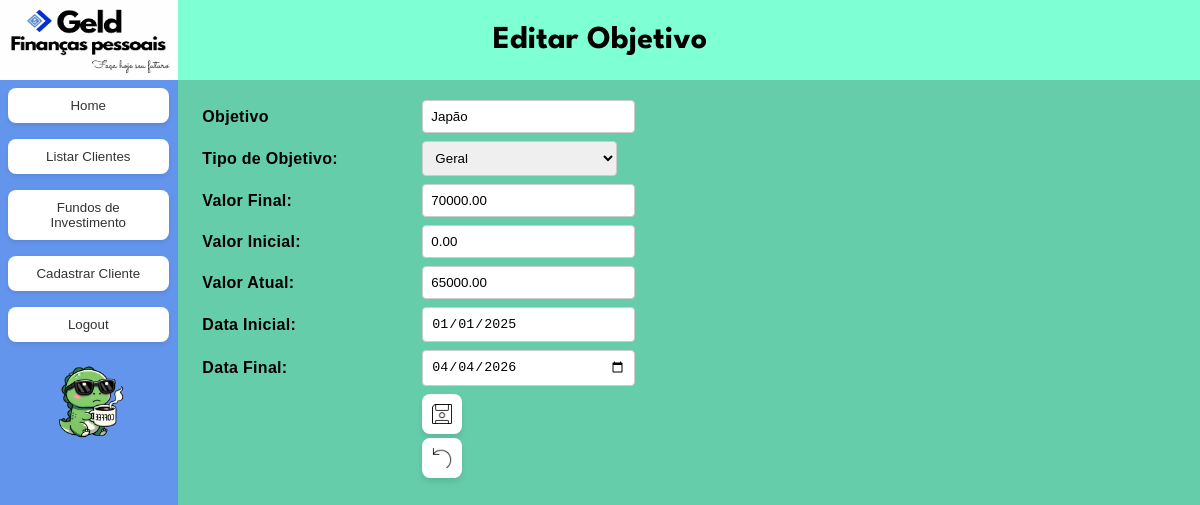
Screenshot of /objetivo/1/edit (signed in) with the database file from the repository.
### app/models/geld_models.py (models this page shows, shortened)
class Objetivo(Base):
    __tablename__ = 'objetivos'
    id = Column(Integer, primary_key = True)
    cliente_id = Column(Integer, ForeignKey('clientes.id'), nullable = False)
    nome_objetivo = Column(String, nullable =False)
    tipo_objetivo = Column(Enum(TipoObjetivoEnum), nullable=False, default=TipoObjetivoEnum.geral)
    valor_final = Column(Numeric(15,2), nullable = False)
    valor_real = Column(Numeric(15,2), nullable = False)
    valor_inicial = Column(Numeric(15,2), nullable = False)
    data_inicial = Column(DateTime, nullable = False)
    data_final = Column(DateTime, nullable = False)
    cliente = relationship("Cliente", back_populates = "objetivos")

### app/routes/objetivo.py (the view, shortened to what this page needs)
@objetivo_bp.route('/objetivo/<int:objetivo_id>/edit', methods=['GET', 'POST'])
@login_required
def edit_objetivo(objetivo_id):
    try:
        db = create_session()
        global_service = GlobalServices(db)
        if request.method == 'GET':
            objetivo = global_service.get_by_id(Objetivo, objetivo_id)
            print(f"Objetivo encontrado: {objetivo.id}")
            if not objetivo:
                flash('Objetivo não encontrado.')
                return redirect(url_for('objetivo.listar_objetivos'))
            cliente = global_service.get_by_id(Cliente, objetivo.cliente_id)
            print(f"Cliente encontrado: {cliente.nome}")
            return render_template('objetivo/edit_objetivo.html', objetivo=objetivo,  cliente=cliente)
    finally:
        db.close()

### app/models/geld_models.py (called while the page is built)
def create_session():
    engine = create_engine(DATABASE_URL)
    Session = sessionmaker(bind = engine)
    return Session()

### app/services/global_services.py (called while the page is built)
def login_required(f):
    @wraps(f)
    def decorated_function(*args, **kwargs):
        if 'logged_in' not in session:
            return redirect(url_for('auth.login'))
        return f(*args, **kwargs)
    return decorated_function

    def get_by_id(self, model_class: Type[class_set], instance_id: int)-> Optional[class_set]:
        try:
            return self.db.query(model_class).filter(model_class.id == instance_id).first()
        except Exception as e:
            raise e

### app/templates/objetivo/edit_objetivo.html (shortened to what this page needs)
{% extends "base.html" %}
{% block header %}Editar Objetivo{% endblock %}
{% block content %}
<div class="center">
    <form method="POST" action="{{ url_for('objetivo.edit_objetivo', objetivo_id=objetivo.id) }}">
        <div class="label">
            <label for="nome_objetivo">Objetivo</label>
            <input type="text" id="nome_objetivo" name="nome_objetivo" value="{{ objetivo.nome_objetivo }}" required>
        </div>
        <div class="label">
            <label for="tipo_objetivo">Tipo de Objetivo:</label>
            <select id="tipo_objetivo" name="tipo_objetivo" required>
                <option value="geral" {% if objetivo.tipo_objetivo.value == 'geral' %}selected{% endif %}>Geral</option>
            </select>
        </div>
        <div class="label">
            <label for="valor_final">Valor Final:</label>
            <input type="number" step="0.01" id="valor_final" name="valor_final" value="{{ objetivo.valor_final }}" required>
        </div>
        <div class="label">
            <label for="valor_inicial">Valor Inicial:</label>
            <input type="number" step="0.01" id="valor_inicial" name="valor_inicial" value="{{ objetivo.valor_inicial }}" readonly>
        </div>
        <div class="label">
            <label for="valor_real">Valor Atual:</label>
            <input type="number" step="0.01" id="valor_real" name="valor_real" value="{{ objetivo.valor_real }}" required>
        </div>
        <div class="label">
            <label for="data_inicial">Data Inicial: </label>
            <input type="date" id="data_inicial" name="data_inicial" value="{{ objetivo.data_inicial.strftime('%Y-%m-%d') }}" readonly>
        </div>
        <div class="label">
            <label for="data_final">Data Final: </label>
            <input type="date" id="data_final" name="data_final" value="{{ objetivo.data_final.strftime('%Y-%m-%d') }}" required>
        </div>
        <div class="label" style="margin-top: 20px;">
            <label></label>
            <div>
                <button type="submit" class="smlBtn"><img src="{{ url_for('static', filename='icons/save.png') }}" class="sml-btn-icon"></button>
                <button type="button" class="smlBtn" onclick="window.location.href=`{{ url_for('objetivo.listar_objetivos', cliente_id=cliente.id) }}`">
                <img src="{{ url_for('static', filename='icons/back.png') }}" class="sml-btn-icon"></button>
            </div>
    </form>
</div>
{% endblock %}

### app/static/styles.css (style rules this page uses)
.center { background-color: mediumaquamarine; position: fixed; padding-left: 2%; padding-top: 1%; top: 10%; left: calc(10vh * (903 / 405)); width: calc(100% - (10vh * (903 / 405))); height: 90%; overflow-y: scroll; font-family: 'Poppins', sans-serif; letter-spacing: 0.3px; box-sizing: border-box; }
form { display: table; border-collapse: separate; border-spacing: 0 .5rem; }
.label { display: table-row; }
.label label { display: table-cell; width: 200px; padding-right: 20px; vertical-align: middle; font-weight: bold; }
.label input, .label select { display: table-cell; width: 100%; padding: 8px; border: 1px solid #ccc; border-radius: 4px; }
.smlBtn { background-color: #ffffff; border: none; border-radius: 8px; padding: 5px 10px; width: 40px; color: #333; font-weight: 600; font-size: 16px; transition: all 0.3s ease; box-shadow: 0 4px 6px rgba(0,0,0,0.1); text-align: right; position: relative; margin-bottom: 2%; display:flow-root; height: 40px; }
.sml-btn-icon { position:absolute; transform: translateY(-50%); width: 30px; height: 30px; object-fit: contain; }
img { max-width: 50%; height: auto; display: block; margin-left: auto; margin-right: auto; }

### rows the page displays
Objetivo: nome_objetivo "Japão", tipo_objetivo "Geral", valor_final "70000.00", valor_inicial "0.00", valor_real "65000.00", data_inicial "01/01/2025", data_final "04/04/2026"
